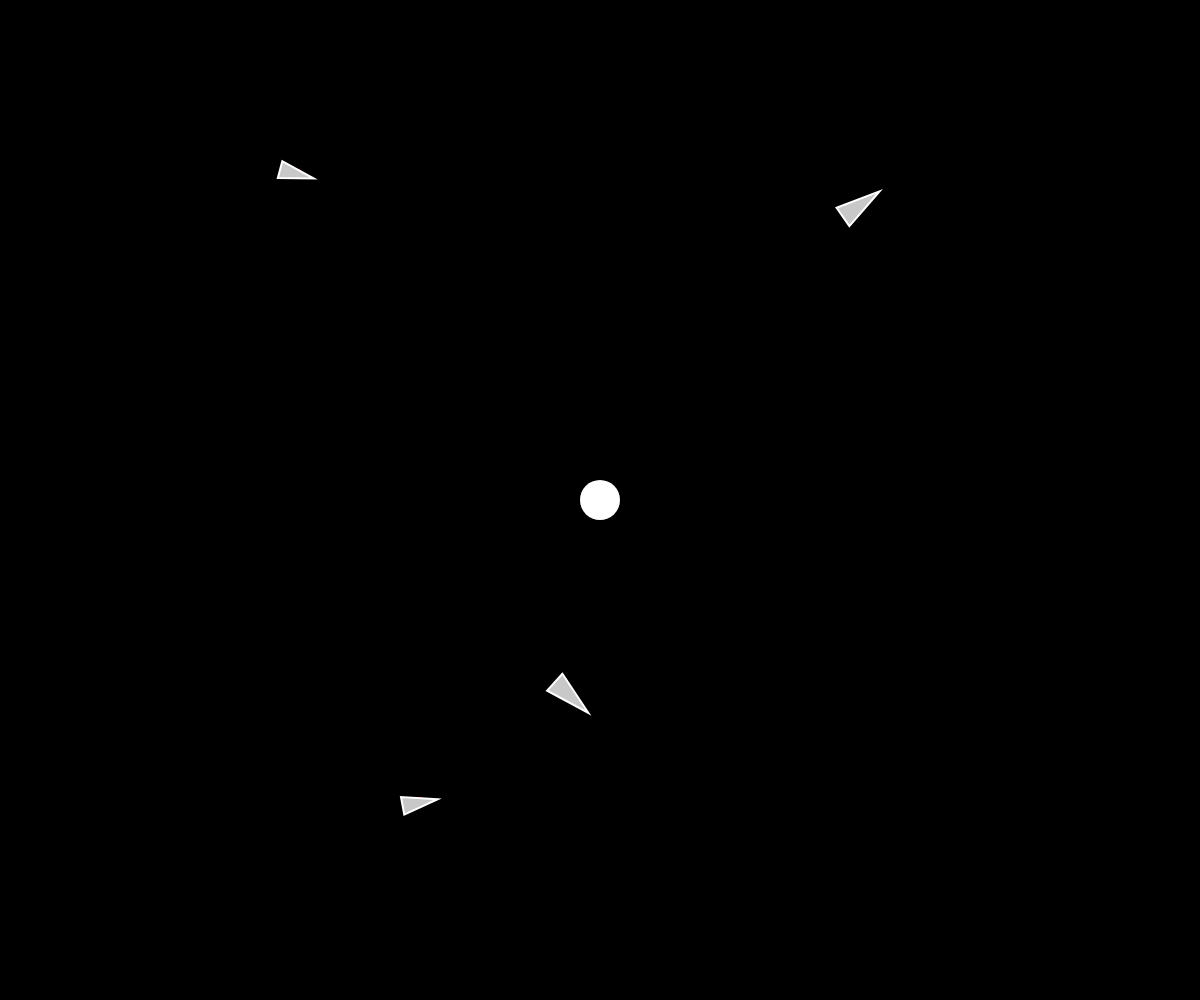
Frame 1 (no input)
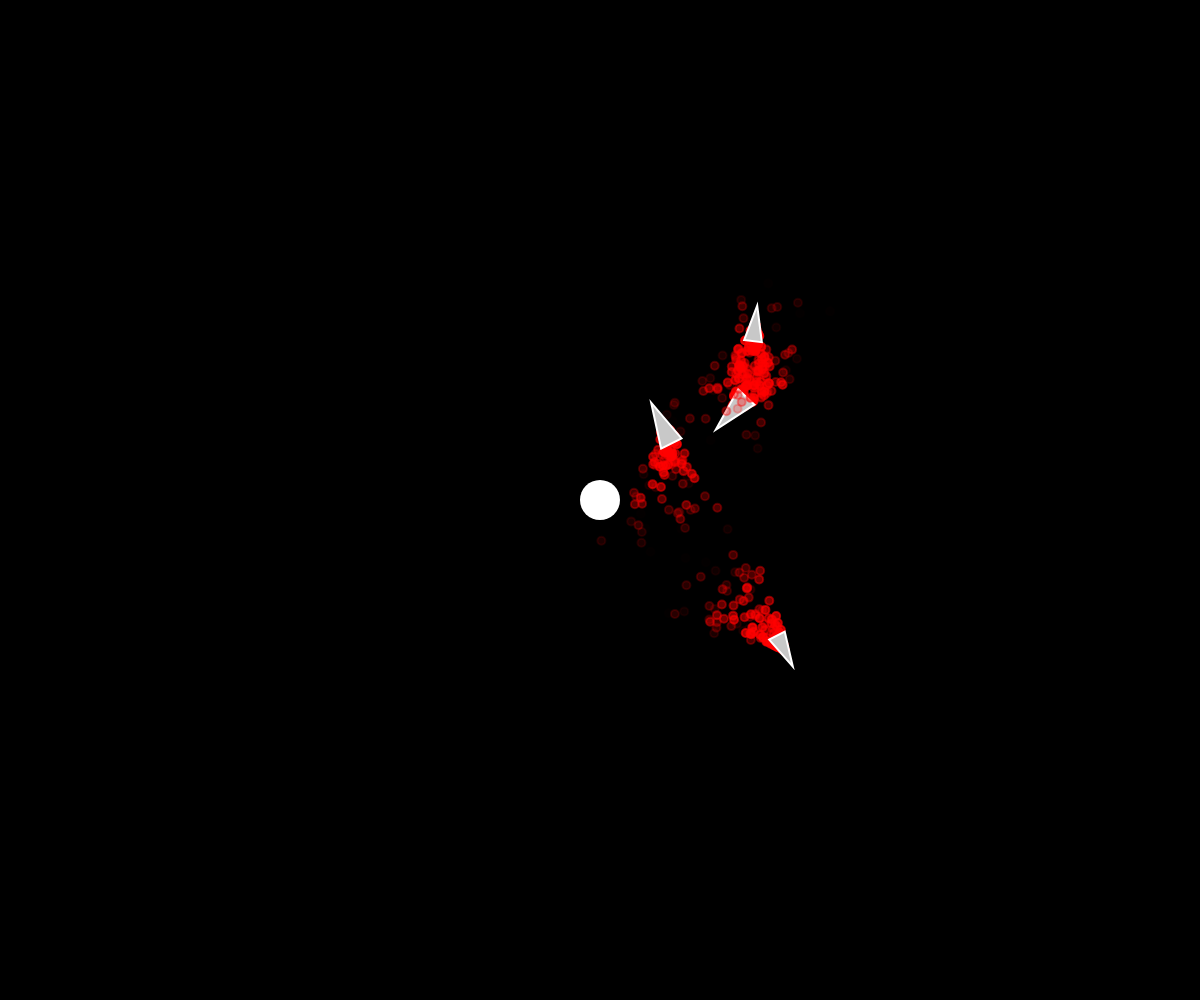
Frame 60 (no input)
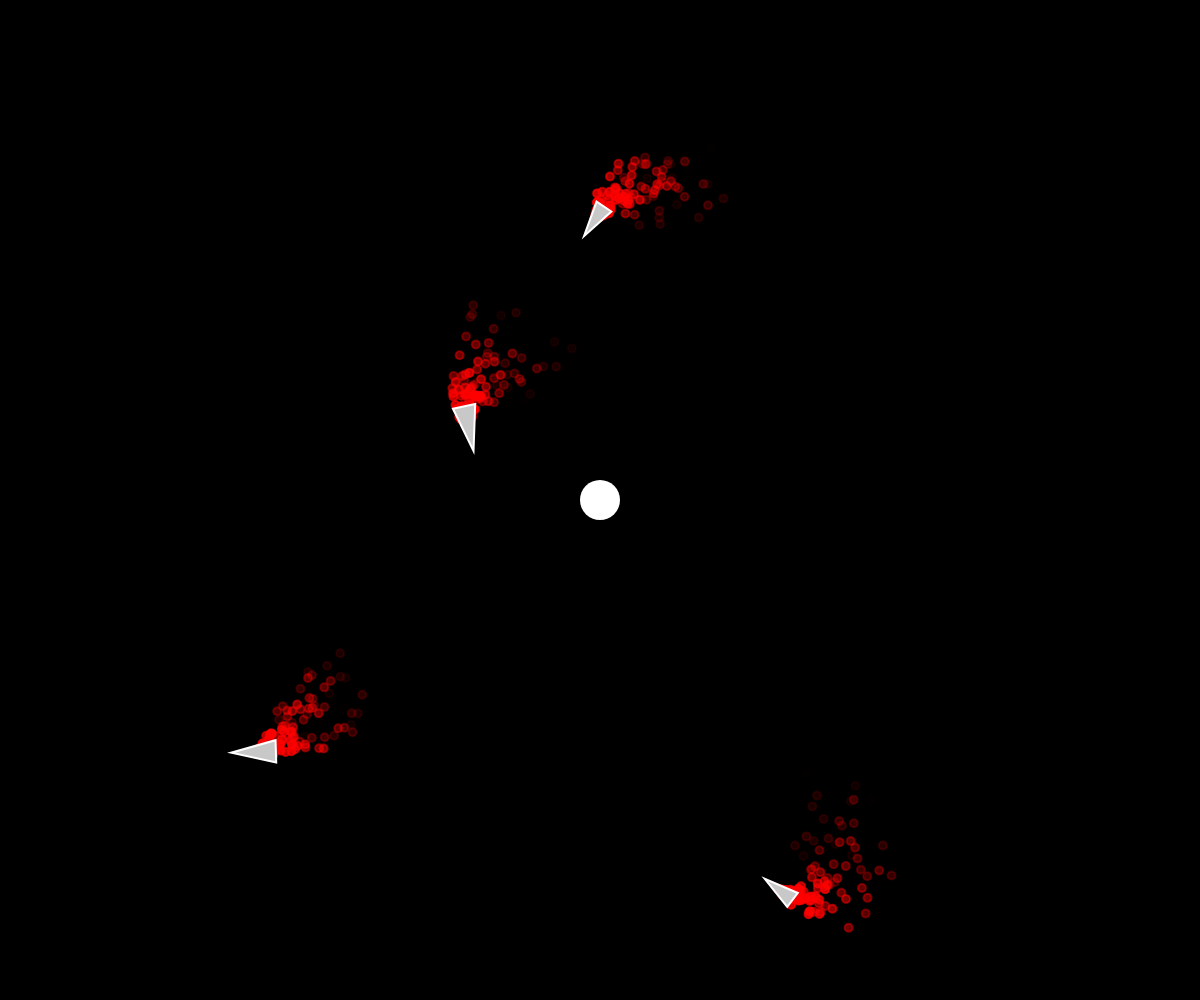
Frame 120 (the mouse pressed at the canvas centre since frame 60)

The p5.js sketch that drew these frames (run headless with seeded random() and noise() and a simulated clock; from frame 60 on, the mouse is pressed at the canvas centre):

// p5.js sketch
// ── sketch.js
let movers = [];
let attractor;

function setup() {
  createCanvas(windowWidth, windowHeight);
  for (let i = 0; i < 4; i++) {
    let x = random(width);
    let y = random(height);
    let m = random(50, 150);
    movers[i] = new Mover(x, y, m);
  }
  attractor = new Attractor(width / 2, height / 2, 100);
  background(0);
}

function draw() {
  clear();
  //blendMode(ADD);
  background(0);
  for (let mover of movers) {
    mover.update();
    mover.show();
    attractor.attract(mover);
  }
  if (mouseIsPressed) {
    attractor.pos.x = mouseX;
    attractor.pos.y = mouseY;
  }
  attractor.show();
}

// ── attractor.js
class Attractor {
  constructor(x, y, m) {
    this.pos = createVector(x, y);
    this.mass = m;
    this.r = sqrt(this.mass) * 2;
  }

  attract(mover) {
    const force = p5.Vector.sub(this.pos, mover.pos);
    const distanceSq = constrain(force.magSq(), 100, 1000);
    const G = 3;
    const strength = (G * (this.mass * mover.mass)) / distanceSq;
    force.setMag(strength);
    mover.applyForce(force);
  }

  show() {
    noStroke();
    fill(255);
    ellipse(this.pos.x, this.pos.y, this.r * 2);
  }
}

// ── emitter.js
class Emitter {
  constructor(x, y) {
    this.position = createVector(x, y);
    this.particles = [];
    this.color = color(255, 0, 0);
  }

  emit(num, vel) {
    for (let i = 0; i < num; i++) {
      this.particles.push(
        new Particle(this.position.x, this.position.y, this.color, vel)
      );
    }
  }

  update() {
    for (let particle of this.particles) {
      particle.update();
    }

    for (let i = this.particles.length - 1; i >= 0; i--) {
      if (this.particles[i].finished()) {
        this.particles.splice(i, 1);
      }
    }
  }

  show() {
    for (let particle of this.particles) {
      particle.show();
    }
  }
}

// ── mover.js
class Mover {
  constructor(x, y, m) {
    this.pos = createVector(x, y);
    this.vel = p5.Vector.random2D();
    this.vel.mult(5);
    this.acc = createVector(0, 0);
    this.mass = m;
    this.r = sqrt(this.mass) * 2;

    this.angle = 0;
    this.angleVel = 0;
    this.angleAcc = 0;

    this.emitter = new Emitter(0, 0);
  }

  applyForce(force) {
    const f = p5.Vector.div(force, this.mass);
    this.acc.add(f);
  }

  update() {
    this.vel.add(this.acc);
    this.pos.add(this.vel);
    this.acc.set(0, 0);
    this.emitter.update();
    this.emitter.emit(5, this.vel);
  }

  show() {
    stroke(255);
    strokeWeight(2);

    push();

    translate(this.pos.x, this.pos.y);
    this.angle = this.vel.heading();
    this.emitter.show();

    push();

    rotate(this.angle);
    stroke(255);
    fill(200);
    triangle(-this.r, -this.r / 2, -this.r, this.r / 2, this.r, 0);

    pop();

    pop();
  }
}

// ── particle.js
class Particle {
  constructor(x, y, color, vel) {
    this.pos = createVector(x, y);
    this.vel = vel.copy();
    this.vel.rotate(random(-0.6, 0.4));
    this.vel.setMag(random(-7, -2));
    this.acc = createVector(0, 0);
    this.r = 4;
    this.lifetime = 255;
    this.color = color;
  }

  finished() {
    return this.lifetime < 0;
  }

  applyForce(force) {
    this.acc.add(force);
  }

  update() {
    this.vel.add(this.acc);
    this.pos.add(this.vel);
    this.acc.set(0, 0);
    this.lifetime -= 12;
  }

  show() {
    this.color.setAlpha(this.lifetime);
    stroke(this.color);
    strokeWeight(2);
    fill(this.color);

    ellipse(this.pos.x, this.pos.y, this.r * 2);
  }
}
